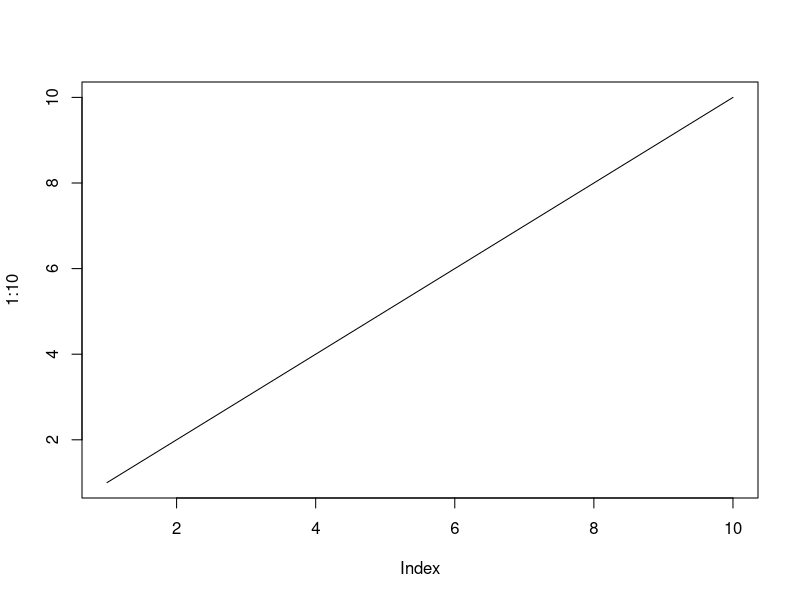
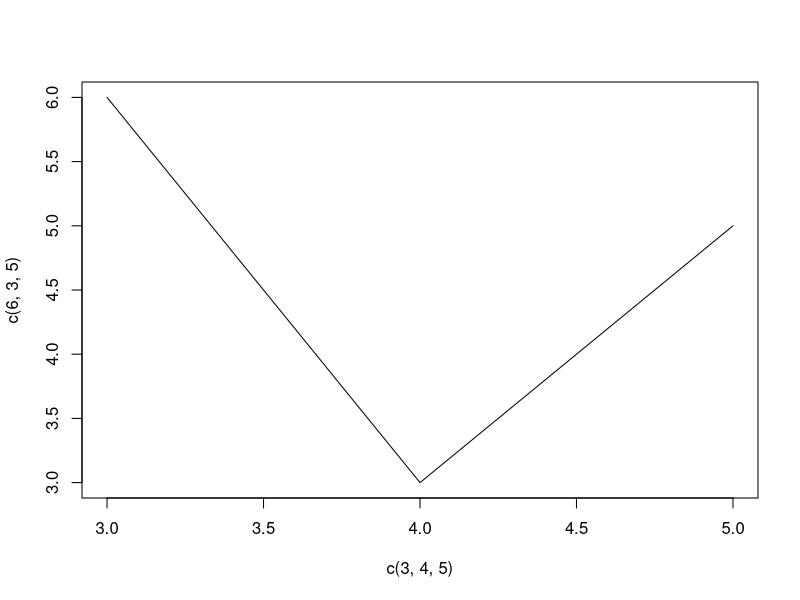
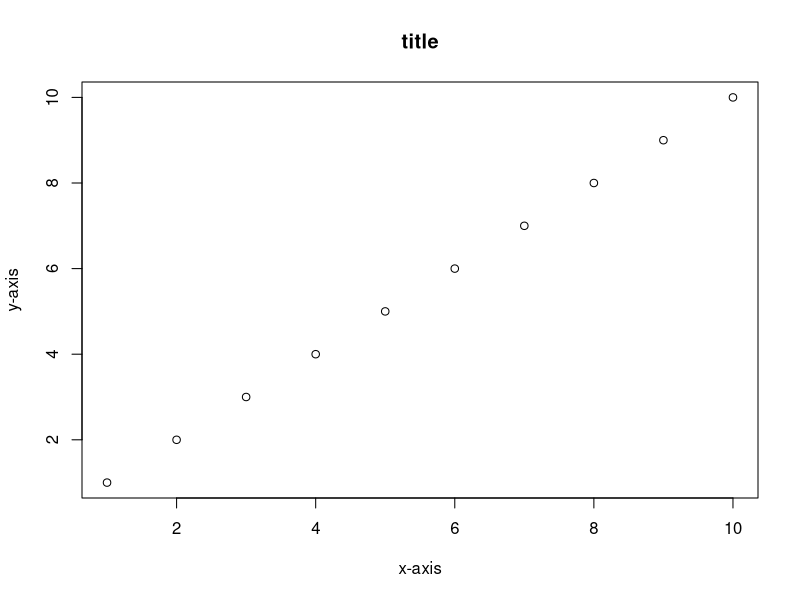
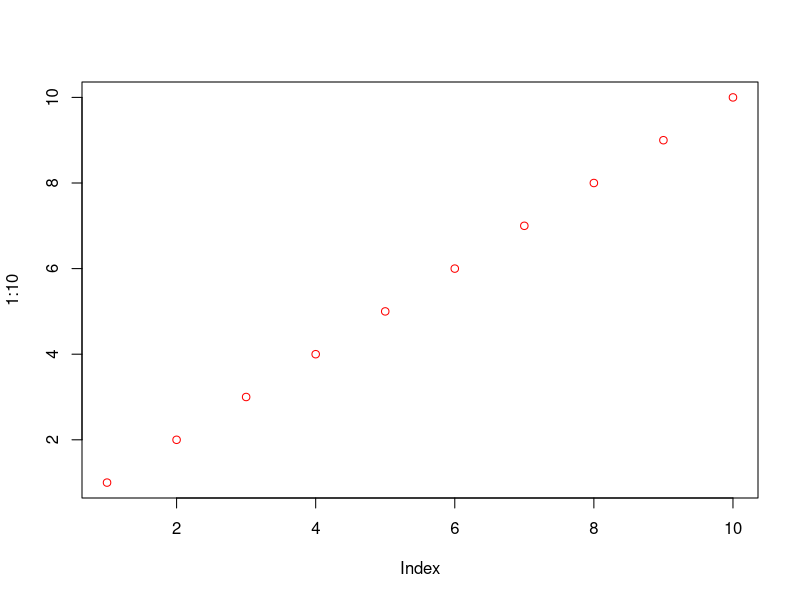
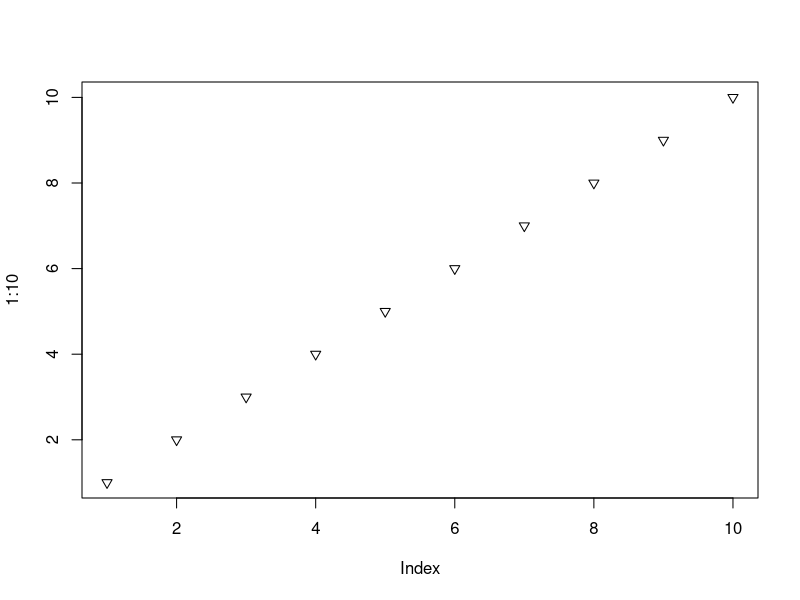
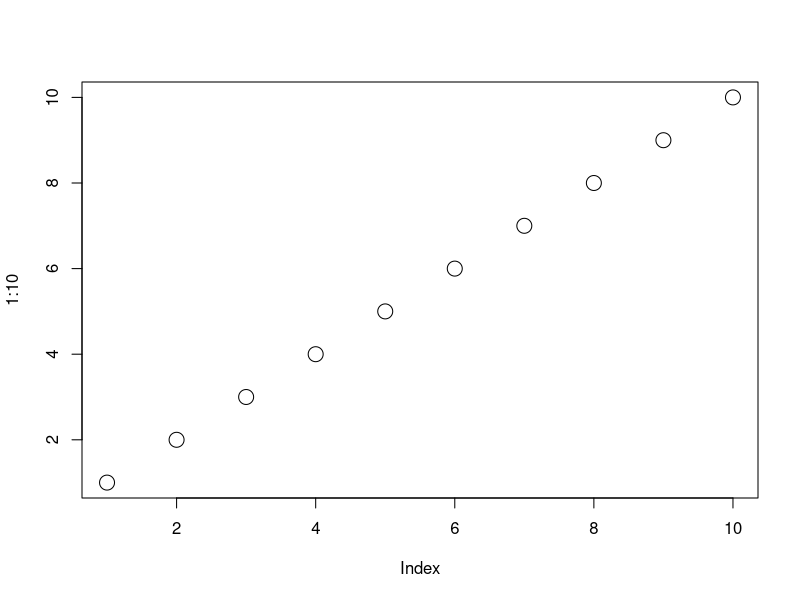

Reproduce these figures in R, in order.
# Draw line for sequence
plot(1:10, type='l')

# Draw line connecting all the points
plot(c(3,4,5), c(6,3,5), type='l')

# Plot with labels
plot(1:10, main='title', xlab='x-axis', ylab='y-axis')

# Color of graph points
plot(1:10, col='red')

# Point shape of graph
plot(1:10, pch=25)

# Point size of graph
plot(1:10, cex=2)